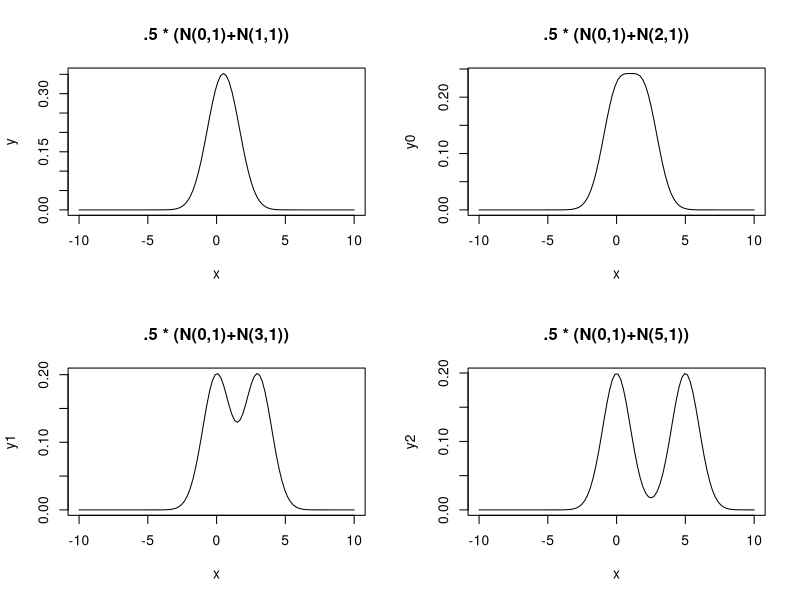

Generate this figure with R:
## ---- myrcode0

set.seed(123)
par(mfrow=c(2,2))
x <- seq(-10, 10, length=100)
y <- .5 * (dnorm(x) + dnorm(x, mean=1))
y0 <- .5 * (dnorm(x) + dnorm(x, mean=2))
y1 <- .5 * (dnorm(x) + dnorm(x, mean=3))
y2 <- .5 * (dnorm(x) + dnorm(x, mean=5))
plot(x, y, type="l", main=".5 * (N(0,1)+N(1,1))")
plot(x, y0, type="l", main=".5 * (N(0,1)+N(2,1))")
plot(x, y1, type="l", main=".5 * (N(0,1)+N(3,1))")
plot(x, y2, type="l", main=".5 * (N(0,1)+N(5,1))")
